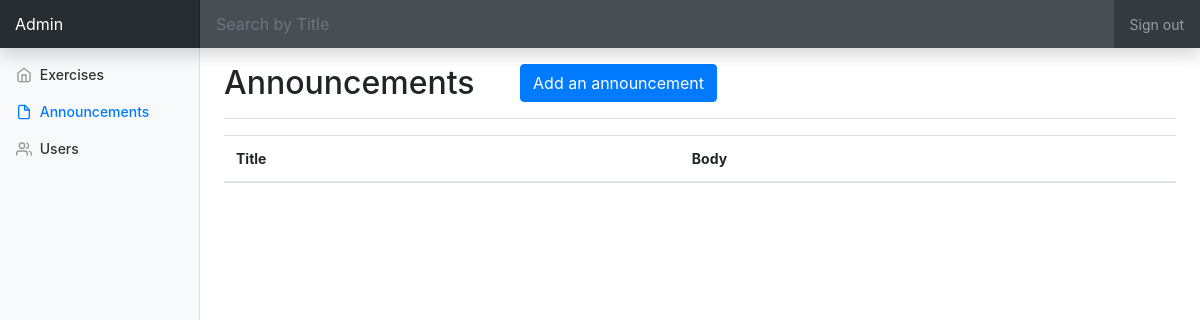
The app's page /announcements.php, older data.
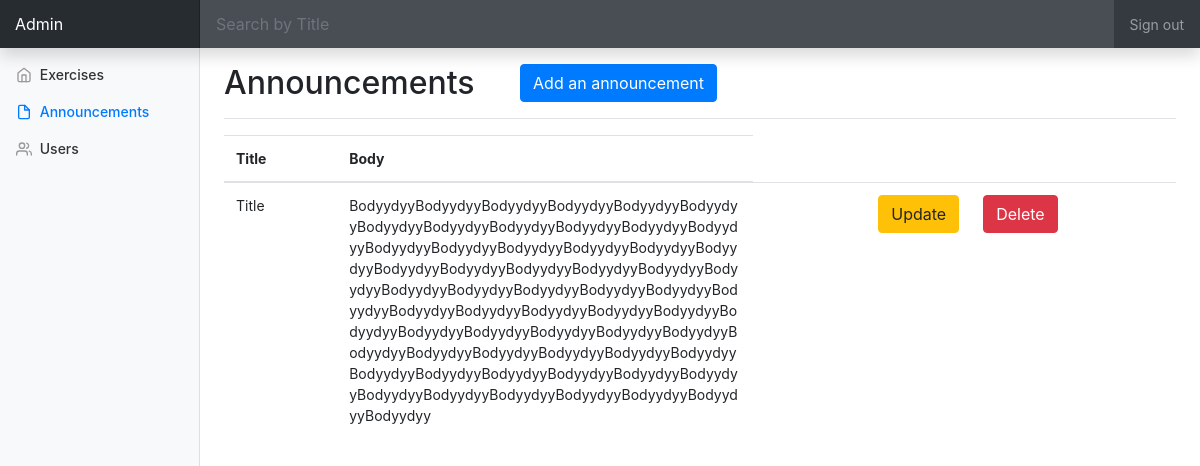
The same page, newer data.
### tables this page shows
CREATE TABLE `announcements` (
  `a_id` int(11) NOT NULL,
  `title` varchar(255) NOT NULL,
  `body` varchar(2225) NOT NULL,
  `timesubmitted` varchar(255) NOT NULL,
  `activate` int(2) NOT NULL
);

### functions.php (called while the page is built, shortened)
<?php
	class dataOps{
		public $conn;
		public function __construct(){
			$this -> conn = mysqli_connect("localhost","root","","weighttrack");
		}
		public function retrieveAnnounce(){
			$sql = "SELECT * FROM announcements  WHERE activate='1' ORDER BY timesubmitted DESC";
			$announceArray = array();
			$res = mysqli_query($this->conn, $sql);
			while($row = mysqli_fetch_assoc($res)){
				$announceArray[] = $row;
			}
			return $announceArray;
		}
	}
?>

### announcements.php (the view, shortened to what this page needs)
<!doctype html>
<html lang="en">
  <head>
    <?php include 'functions.php' ?>
    <link href="vendor/bootstrap/css/bootstrap.min.css" rel="stylesheet">
    <link href="css/dashboard.css" rel="stylesheet">
  </head>
  <body>
    <?php
      $dataOps = new dataOps();
      $announceArray = $dataOps->retrieveAnnounce();
    ?>
    <nav class="navbar navbar-dark fixed-top bg-dark flex-md-nowrap p-0 shadow">
      <a class="navbar-brand col-sm-3 col-md-2 mr-0" href="#">Admin</a>
      <input onkeyup="searchFunction()" id="searchInput" class="form-control form-control-dark w-100" type="text" placeholder="Search by Title" aria-label="Search">
      <ul class="navbar-nav px-3">
        <li class="nav-item text-nowrap">
          <a class="nav-link" href="userlogout.php">Sign out</a>
        </li>
      </ul>
    </nav>
    <div class="container-fluid">
      <div class="row">
        <nav class="col-md-2 d-none d-md-block bg-light sidebar">
          <div class="sidebar-sticky">
            <ul class="nav flex-column">
              <li class="nav-item">
                <a class="nav-link" href="adminpage.php">
                  <span data-feather="home"></span>
                  Exercises
                </a>
              </li>
              <li class="nav-item">
                <a class="nav-link active" href="announcements.php">
                  <span data-feather="file"></span>
                  Announcements<span class="sr-only">(current)</span>
                </a>
              </li>
              <li class="nav-item">
                <a class="nav-link" href="adminuserlist.php">
                  <span data-feather="users"></span>
                  Users
                </a>
              </li>
            </ul>
          </div>
        </nav>
        <main role="main" class="col-md-9 ml-sm-auto col-lg-10 px-4">
          <div class="d-flex justify-content-between flex-wrap flex-md-nowrap align-items-center pt-3 pb-2 mb-3 border-bottom">
            <div class="row">
              <div class="col-xs-7 col-md-5 col-lg-7">
            <h1 class="h2">Announcements</h1>
              </div>
              <div class="col-xs-2 col-md-2 col-lg-2">
            <button type="button" class="btn btn-primary pull-left" data-toggle="modal" data-target="#addModal">
            Add an announcement</button>
          </div>
            </div>
          </div>
          <table class="table table-hover usersTable" id="exerciseTable">
                      <thead>
                       <tr >
                       <th>Title</th>
                       <th>Body</th>
                       </tr>
                     </thead>
                      <?php foreach($announceArray as $row){ ?>
                      <tr>
                        <td><?php echo $row['title']; ?></td>
                        <td><?php echo $row['body']; ?></td>
                        <td><a type="button" class="btn btn-warning float-right" name="updateBtn" href="updateannounce.php?id=<?php echo $row['a_id']?>" >Update</a></td>
                        <td><a type="button" onclick="return confirm('Are you sure?')" class="btn btn-danger" name="deleteBtn" href="deleteannounce.php?id=<?php echo $row['a_id']?>">Delete</a></td>
                      </tr>
                      <?php } ?>
           </table>
        </main>
      </div>
    </div>
  </body>
</html>

Row changes from the older to the newer data that the page shows:
now on this page (row edited): announcements: title "Title", body "BodyydyyBodyydyyBodyydyyBodyydyyBodyydyyBodyydyyBodyydyyBodyydyyBodyydyyBodyydyyBodyydyyBodyydyyBodyydyyBodyydyyBodyydyyBodyydyyBodyydyyBodyydyyBodyydyyBodyydyyBodyydyyBodyydyyBodyydyyBodyydyyBodyydyyBodyydyyBodyydyyBodyydyyBodyydyyBodyydyyBodyydyyBodyydyyBodyydyyBodyydyyBodyydyyBodyydyyBodyydyyBodyydyyBodyydyyBodyydyyBodyydyyBodyydyyBodyydyyBodyydyyBodyydyyBodyydyyBodyydyyBodyydyyBodyydyyBodyydyyBodyydyyBodyydyyBodyydyyBodyydyyBodyydyyBodyydyyBodyydyyBodyydyyBodyydyyBodyydyy"
